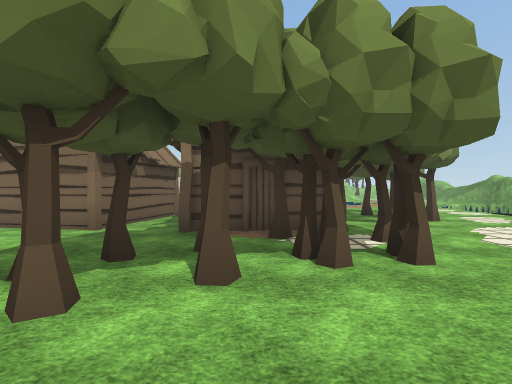
[1] (above)

24 first-person views from a walk through a scene from a Unity 3-D project. The camera is 1.5 m above the floor, looks level and sees 85° across. The floor is counted in squares, 2 m on a side. Each view is taken from the middle of a square. On the plan, view 1 faces up. The plan holds only what a view shows up to about 10 squares ahead; the rest is blank. The place goes on beyond the plan. Some animated figures are left out. Some surface patterns are stand-ins.

[2]
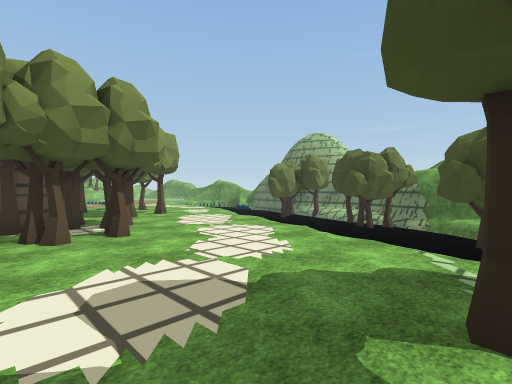

[3]
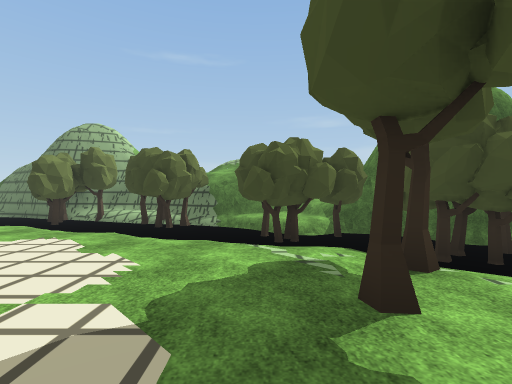

[4]
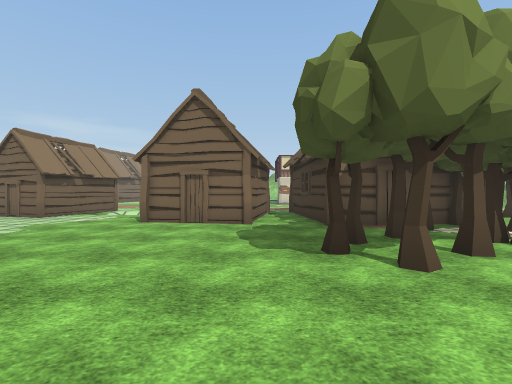

[5]
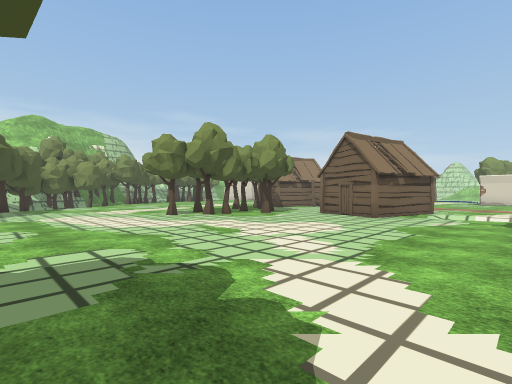

[6]
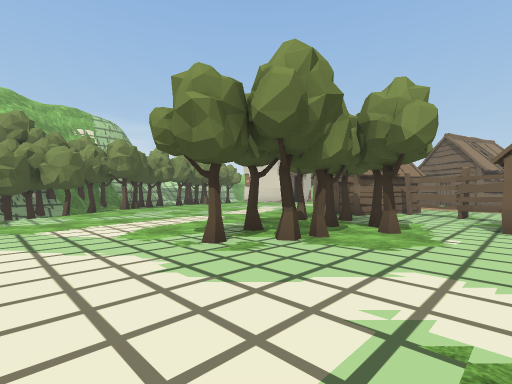

[7]
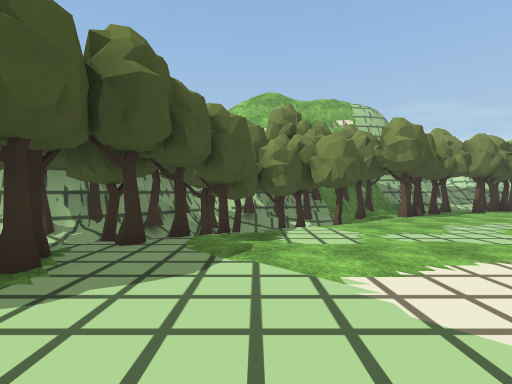

[8]
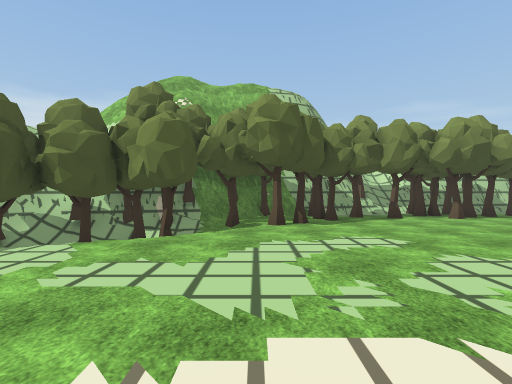

[9]
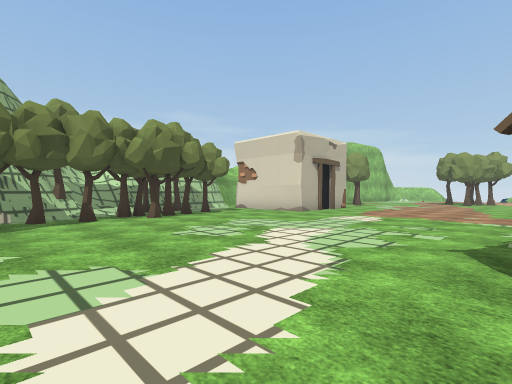

[10]
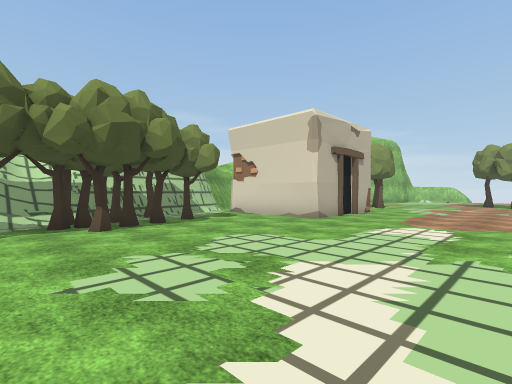

[11]
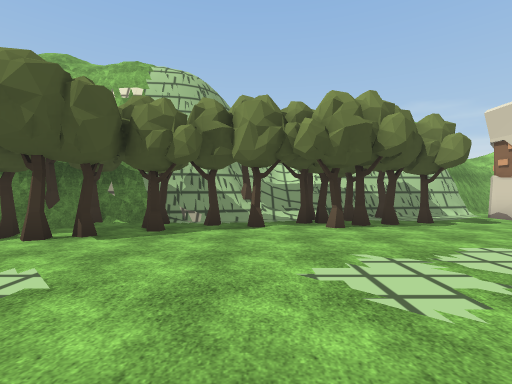

[12]
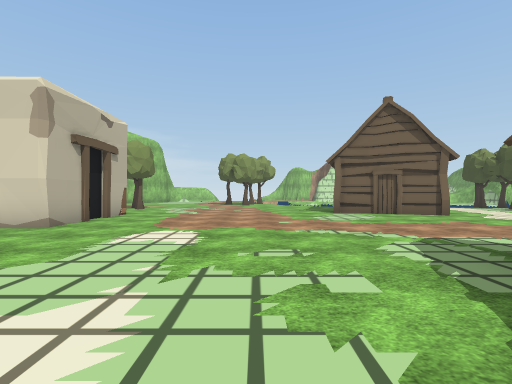

[13]
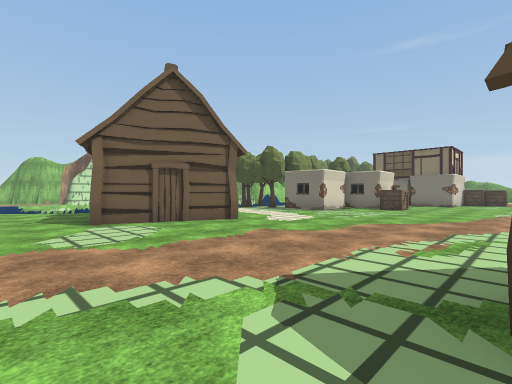

[14]
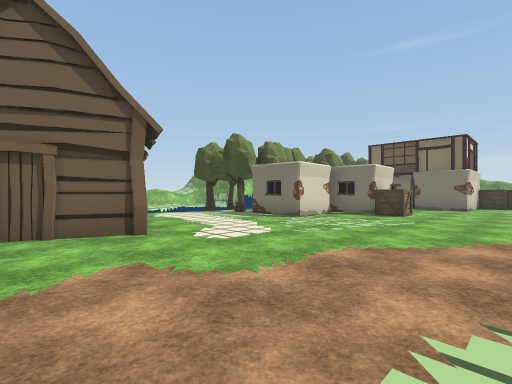

[15]
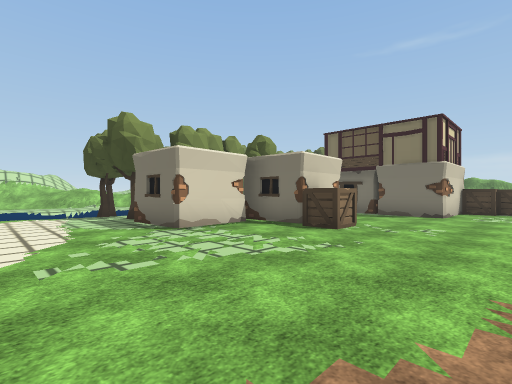

[16]
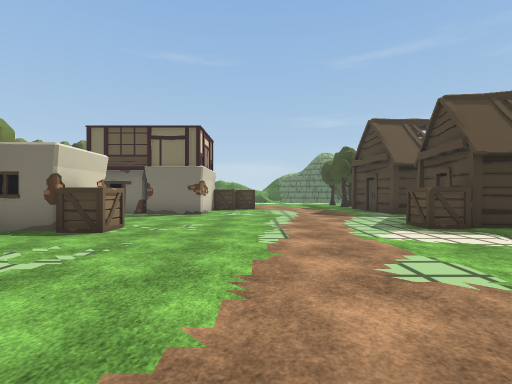

[17]
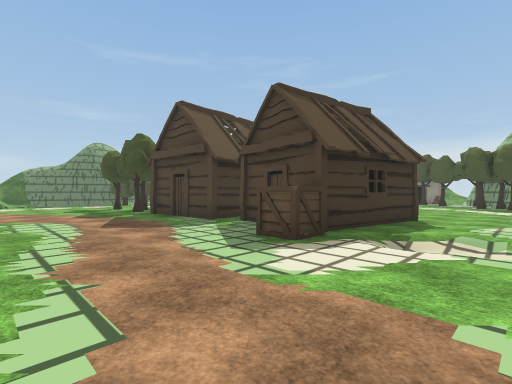

[18]
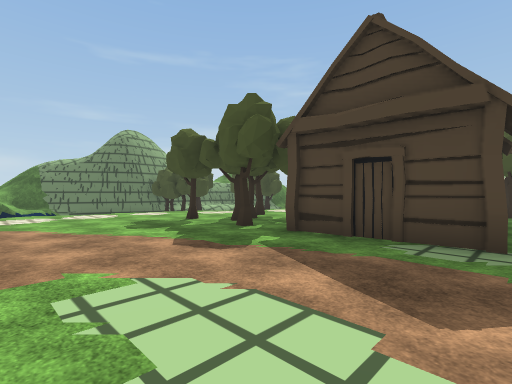

[19]
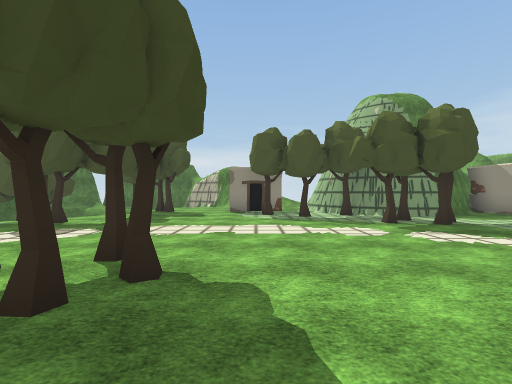

[20]
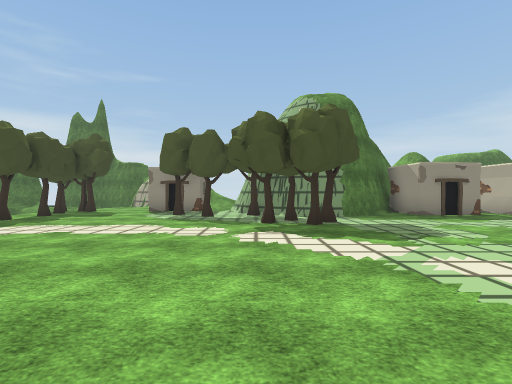

[21]
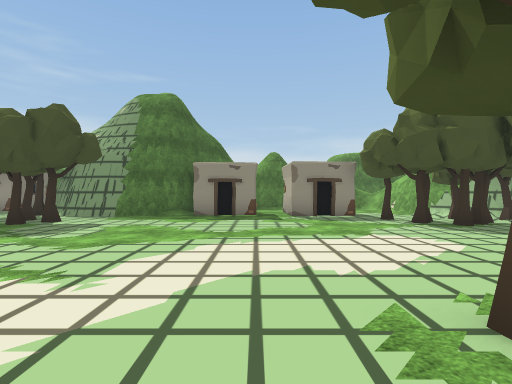

[22]
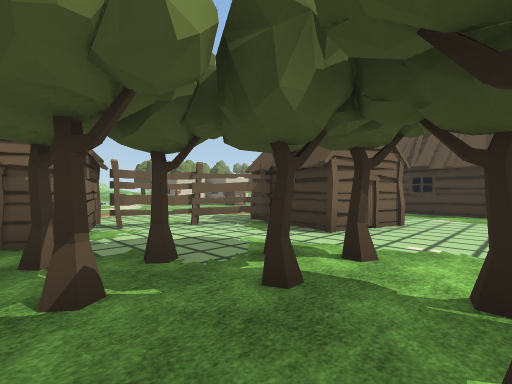

[23]
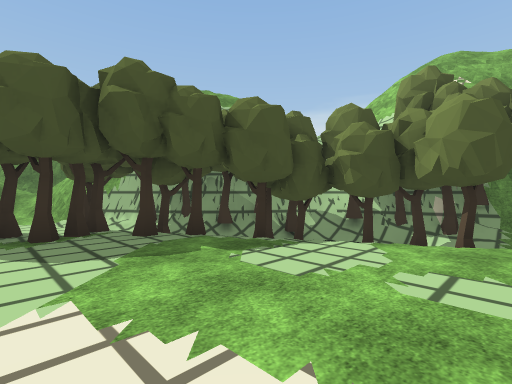

[24]
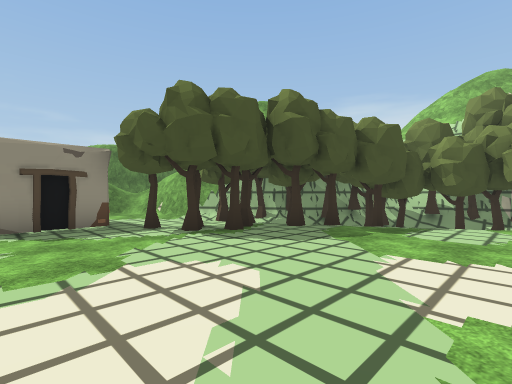

### Floor plan
Key: @ floor where view 1 was taken; # wall or solid block; . main floor; - floor 0.25 m lower than the main floor; : floor 10.5 m higher than the main floor; / step, stairs or slope; = window, fence, low wall or low ledge; ~ water the walk can cross; ≈ water the walk keeps out of; v drop or lower ground; T tree; H hut; F fence; O other object.
Columns run from 29 left of view 1 to 10 right of it. Each row starts with its distance up from view 1.
 20       .......####....#
 19      #..........#....####   #
 18      #..................# ..#
 17 #    #.................OO...#
 16 #.####......................###
 15 ##............................O
 14 v#............................O......
 13  #TT.........H........................
 12  # T.........  H......................
 11  #OTT........ HFF.....................
 10  #TT........HHH..F.HH./.O.......T.T...
  9 ### T........T....H H///HHH.HHH..T....
  8  ###T.........T...H H/..H H.H  T.T...
  7   #TTT.......T.TT...H...H H.H  OT.T.
  6   ##.T..........T.......HHH.H H.....  ≈T
  5 ## T..T.......TT.............TTT.... ≈≈≈
  4 #v #TT /.......T............T.TT.../ ≈≈≈
  3 :=vvTTT/...................T..TT...≈ ≈≈T
  2 ##  TTTT/...................TT..... ≈≈T
  1    /#T~T/........................./ ≈≈TT
  0   =/##/TTT...................@.... ≈≈≈≈#
 -1      ##TTTTT...................... TTT-#
 -2       v###TTT........TTT.......T.. ≈T=.#
 -3         #TT/T.................T.T  ≈T###
 -4          #//.######.###T.TT...T. ≈TO≈#
 -5          ##/. #   ### ##......T  TT ##

Positions as (right, up) in squares from view 1, and headings:
1: (0, 0), facing up
2: (0, -2), facing up-right
3: (0, -1), facing right
4: (-3, -1), facing up
5: (-6, -1), facing up-left
6: (-11, 1), facing up-left
7: (-15, 1), facing left
8: (-17, 5), facing left
9: (-17, 7), facing up-left
10: (-19, 9), facing up-left
11: (-19, 9), facing left
12: (-19, 10), facing up
13: (-18, 13), facing up-right
14: (-15, 14), facing up-right
15: (-11, 14), facing up-right
16: (-11, 14), facing right
17: (-8, 14), facing down-right
18: (-2, 14), facing down-right
19: (-3, 5), facing down
20: (-6, 5), facing down
21: (-13, 5), facing down
22: (-16, 5), facing up-right
23: (-17, 4), facing down-left
24: (-14, 3), facing down-left
